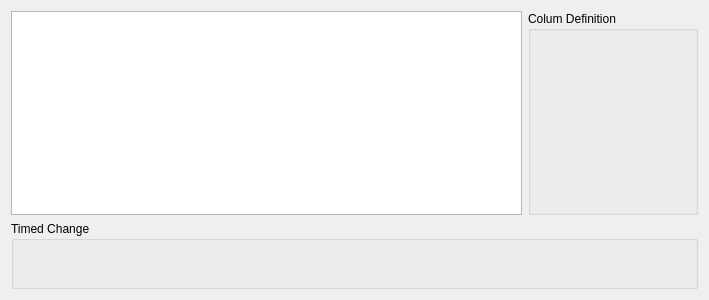
<?xml version="1.0" encoding="UTF-8"?>
<ui version="4.0">
 <class>UserDataWidget</class>
 <widget class="QWidget" name="UserDataWidget">
  <property name="geometry">
   <rect>
    <x>0</x>
    <y>0</y>
    <width>709</width>
    <height>300</height>
   </rect>
  </property>
  <property name="windowTitle">
   <string>Form</string>
  </property>
  <layout class="QGridLayout" name="gridLayout">
   <item row="0" column="1">
    <widget class="QGroupBox" name="groupBox">
     <property name="sizePolicy">
      <sizepolicy hsizetype="Preferred" vsizetype="Preferred">
       <horstretch>1</horstretch>
       <verstretch>0</verstretch>
      </sizepolicy>
     </property>
     <property name="title">
      <string>Colum Definition</string>
     </property>
     <layout class="QVBoxLayout" name="verticalLayout">
      <item>
       <widget class="AntMetadataWidget" name="metadataEditor" native="true"/>
      </item>
     </layout>
    </widget>
   </item>
   <item row="0" column="0">
    <widget class="QTableView" name="tableView">
     <property name="sizePolicy">
      <sizepolicy hsizetype="Expanding" vsizetype="Expanding">
       <horstretch>3</horstretch>
       <verstretch>3</verstretch>
      </sizepolicy>
     </property>
     <attribute name="verticalHeaderVisible">
      <bool>false</bool>
     </attribute>
    </widget>
   </item>
   <item row="1" column="0" colspan="2">
    <widget class="QGroupBox" name="groupBox_2">
     <property name="sizePolicy">
      <sizepolicy hsizetype="Preferred" vsizetype="Preferred">
       <horstretch>0</horstretch>
       <verstretch>1</verstretch>
      </sizepolicy>
     </property>
     <property name="title">
      <string>Timed Change</string>
     </property>
    </widget>
   </item>
  </layout>
 </widget>
 <customwidgets>
  <customwidget>
   <class>AntMetadataWidget</class>
   <extends>QWidget</extends>
   <header location="global">fort/studio/widget/AntMetadataWidget.hpp</header>
   <container>1</container>
  </customwidget>
 </customwidgets>
 <resources/>
 <connections/>
</ui>
